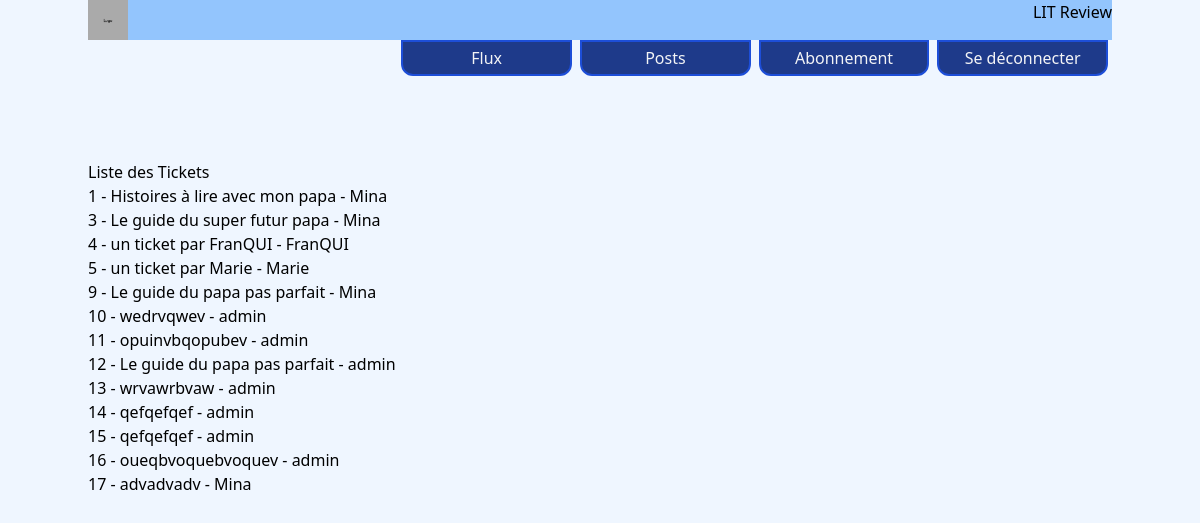
Page /ticket/ (signed in) on the committed database.
### ticket/models.py (models this page shows, shortened)
class Ticket(models.Model):
    title = models.CharField(max_length=128)
    description = models.TextField(max_length=2038, blank=True)
    user: User = models.ForeignKey(to=settings.AUTH_USER_MODEL,
                                   on_delete=models.CASCADE)
    image = models.ImageField(null=True, blank=True, upload_to='books_cover')
    time_created = models.DateTimeField(auto_now_add=True)
    def __str__(self):
        return f"{self.pk} - {self.title} - {self.user.username}"

### ticket/views.py (the view)
# urls.py: path('', TicketListView.as_view(), name='ticket_list'),
class TicketListView(LoginRequiredMixin, ListView):
    model = Ticket
    login_url = 'home'
    redirect_field_name = 'redirect_to'
    context_object_name = "tickets"

### ticket/templates/ticket/ticket_list.html
{% extends 'litreview/base.html' %}
{% block content %}
    <h1>Liste des Tickets</h1>
    <ul>
        {% for ticket in tickets %}
            <li><a href="{% url 'ticket_detail' ticket.pk %}">{{ ticket }}</a></li>
        {% endfor %}
    </ul>
{% endblock %}

### rows in the picture
Ticket: id+title+user "1 - Histoires à lire avec mon papa - Mina"
Ticket: id+title+user "3 - Le guide du super futur papa - Mina"
Ticket: id+title+user "4 - un ticket par FranQUI - FranQUI"
Ticket: id+title+user "5 - un ticket par Marie - Marie"
Ticket: id+title+user "9 - Le guide du papa pas parfait - Mina"
Ticket: id+title+user "10 - wedrvqwev - admin"
Ticket: id+title+user "11 - opuinvbqopubev - admin"
Ticket: id+title+user "12 - Le guide du papa pas parfait - admin"
Ticket: id+title+user "13 - wrvawrbvaw - admin"
Ticket: id+title+user "14 - qefqefqef - admin"
Ticket: id+title+user "15 - qefqefqef - admin"
Ticket: id+title+user "16 - oueqbvoquebvoquev - admin"
Ticket: id+title+user "17 - advadvadv - Mina"
